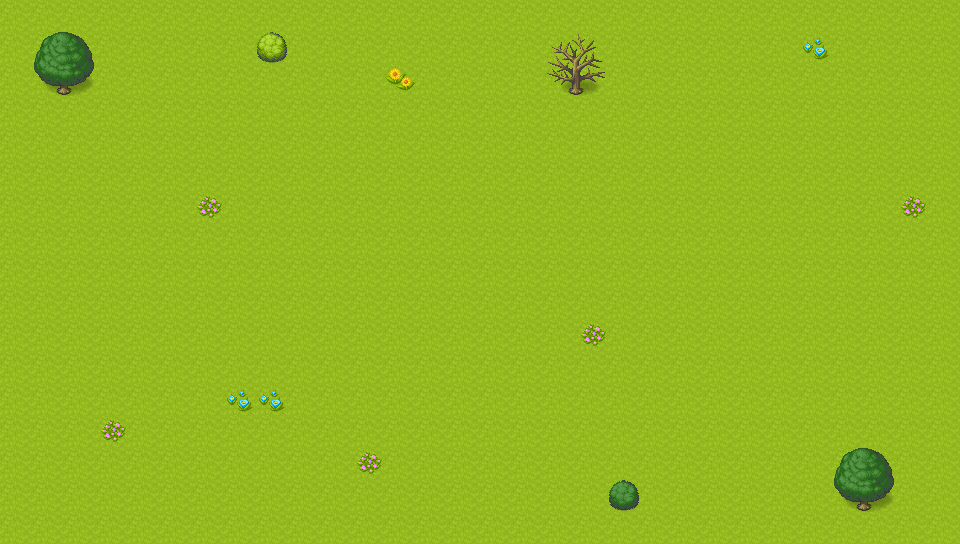

A 2D game scene composited from a Tiled map and its tileset images. What follows is a short description and the map's XML, with every tile layer's data as written:
An orthogonal 30x17 tile map with 32x32 px tiles, 4 tile layers (floor, water, decorations, obstacles), 2 tilesets.

<map version="1.9" tiledversion="1.9.2" orientation="orthogonal" renderorder="right-down" width="30" height="17" tilewidth="32" tileheight="32" infinite="0" nextlayerid="5" nextobjectid="1">
 <tileset firstgid="1" source="[A]Water_pipo.tsx" />
 <tileset firstgid="3073" source="[Base]BaseChip_pipo.tsx" />
 <layer id="1" name="floor" width="30" height="17">
  <data encoding="csv">
3073,3073,3073,3073,3073,3073,3073,3073,3073,3073,3073,3073,3073,3073,3073,3073,3073,3073,3073,3073,3073,3073,3073,3073,3073,3073,3073,3073,3073,3073,
3073,3073,3073,3073,3073,3073,3073,3073,3073,3073,3073,3073,3073,3073,3073,3073,3073,3073,3073,3073,3073,3073,3073,3073,3073,3073,3073,3073,3073,3073,
3073,3073,3073,3073,3073,3073,3073,3073,3073,3073,3073,3073,3073,3073,3073,3073,3073,3073,3073,3073,3073,3073,3073,3073,3073,3073,3073,3073,3073,3073,
3073,3073,3073,3073,3073,3073,3073,3073,3073,3073,3073,3073,3073,3073,3073,3073,3073,3073,3073,3073,3073,3073,3073,3073,3073,3073,3073,3073,3073,3073,
3073,3073,3073,3073,3073,3073,3073,3073,3073,3073,3073,3073,3073,3073,3073,3073,3073,3073,3073,3073,3073,3073,3073,3073,3073,3073,3073,3073,3073,3073,
3073,3073,3073,3073,3073,3073,3073,3073,3073,3073,3073,3073,3073,3073,3073,3073,3073,3073,3073,3073,3073,3073,3073,3073,3073,3073,3073,3073,3073,3073,
3073,3073,3073,3073,3073,3073,3073,3073,3073,3073,3073,3073,3073,3073,3073,3073,3073,3073,3073,3073,3073,3073,3073,3073,3073,3073,3073,3073,3073,3073,
3073,3073,3073,3073,3073,3073,3073,3073,3073,3073,3073,3073,3073,3073,3073,3073,3073,3073,3073,3073,3073,3073,3073,3073,3073,3073,3073,3073,3073,3073,
3073,3073,3073,3073,3073,3073,3073,3073,3073,3073,3073,3073,3073,3073,3073,3073,3073,3073,3073,3073,3073,3073,3073,3073,3073,3073,3073,3073,3073,3073,
3073,3073,3073,3073,3073,3073,3073,3073,3073,3073,3073,3073,3073,3073,3073,3073,3073,3073,3073,3073,3073,3073,3073,3073,3073,3073,3073,3073,3073,3073,
3073,3073,3073,3073,3073,3073,3073,3073,3073,3073,3073,3073,3073,3073,3073,3073,3073,3073,3073,3073,3073,3073,3073,3073,3073,3073,3073,3073,3073,3073,
3073,3073,3073,3073,3073,3073,3073,3073,3073,3073,3073,3073,3073,3073,3073,3073,3073,3073,3073,3073,3073,3073,3073,3073,3073,3073,3073,3073,3073,3073,
3073,3073,3073,3073,3073,3073,3073,3073,3073,3073,3073,3073,3073,3073,3073,3073,3073,3073,3073,3073,3073,3073,3073,3073,3073,3073,3073,3073,3073,3073,
3073,3073,3073,3073,3073,3073,3073,3073,3073,3073,3073,3073,3073,3073,3073,3073,3073,3073,3073,3073,3073,3073,3073,3073,3073,3073,3073,3073,3073,3073,
3073,3073,3073,3073,3073,3073,3073,3073,3073,3073,3073,3073,3073,3073,3073,3073,3073,3073,3073,3073,3073,3073,3073,3073,3073,3073,3073,3073,3073,3073,
3073,3073,3073,3073,3073,3073,3073,3073,3073,3073,3073,3073,3073,3073,3073,3073,3073,3073,3073,3073,3073,3073,3073,3073,3073,3073,3073,3073,3073,3073,
3073,3073,3073,3073,3073,3073,3073,3073,3073,3073,3073,3073,3073,3073,3073,3073,3073,3073,3073,3073,3073,3073,3073,3073,3073,3073,3073,3073,3073,3073
</data>
 </layer>
 <layer id="4" name="water" width="30" height="17">
  <data encoding="csv">
0,0,0,0,0,0,0,0,0,0,0,0,0,0,0,0,0,0,0,0,0,0,0,0,0,0,0,0,0,0,
0,0,0,0,0,0,0,0,0,0,0,0,0,0,0,0,0,0,0,0,0,0,0,0,0,0,0,0,0,0,
0,0,0,0,0,0,0,0,0,0,0,0,0,0,0,0,0,0,0,0,0,0,0,0,0,0,0,0,0,0,
0,0,0,0,0,0,0,0,0,0,0,0,0,0,0,0,0,0,0,0,0,0,0,0,0,0,0,0,0,0,
0,0,0,0,0,0,0,0,0,0,0,0,0,0,0,0,0,0,0,0,0,0,0,0,0,0,0,0,0,0,
0,0,0,0,0,0,0,0,0,0,0,0,0,0,0,0,0,0,0,0,0,0,0,0,0,0,0,0,0,0,
0,0,0,0,0,0,0,0,0,0,0,0,0,0,0,0,0,0,0,0,0,0,0,0,0,0,0,0,0,0,
0,0,0,0,0,0,0,0,0,0,0,0,0,0,0,0,0,0,0,0,0,0,0,0,0,0,0,0,0,0,
0,0,0,0,0,0,0,0,0,0,0,0,0,0,0,0,0,0,0,0,0,0,0,0,0,0,0,0,0,0,
0,0,0,0,0,0,0,0,0,0,0,0,0,0,0,0,0,0,0,0,0,0,0,0,0,0,0,0,0,0,
0,0,0,0,0,0,0,0,0,0,0,0,0,0,0,0,0,0,0,0,0,0,0,0,0,0,0,0,0,0,
0,0,0,0,0,0,0,0,0,0,0,0,0,0,0,0,0,0,0,0,0,0,0,0,0,0,0,0,0,0,
0,0,0,0,0,0,0,0,0,0,0,0,0,0,0,0,0,0,0,0,0,0,0,0,0,0,0,0,0,0,
0,0,0,0,0,0,0,0,0,0,0,0,0,0,0,0,0,0,0,0,0,0,0,0,0,0,0,0,0,0,
0,0,0,0,0,0,0,0,0,0,0,0,0,0,0,0,0,0,0,0,0,0,0,0,0,0,0,0,0,0,
0,0,0,0,0,0,0,0,0,0,0,0,0,0,0,0,0,0,0,0,0,0,0,0,0,0,0,0,0,0,
0,0,0,0,0,0,0,0,0,0,0,0,0,0,0,0,0,0,0,0,0,0,0,0,0,0,0,0,0,0
</data>
 </layer>
 <layer id="3" name="decorations" width="30" height="17">
  <data encoding="csv">
0,0,0,0,0,0,0,0,0,0,0,0,0,0,0,0,0,0,0,0,0,0,0,0,0,0,0,0,0,0,
0,0,0,0,0,0,0,0,0,0,0,0,0,0,0,0,0,0,0,0,0,0,0,0,0,3127,0,0,0,0,
0,0,0,0,0,0,0,0,0,0,0,0,3128,0,0,0,0,0,0,0,0,0,0,0,0,0,0,0,0,0,
0,0,0,0,0,0,0,0,0,0,0,0,0,0,0,0,0,0,0,0,0,0,0,0,0,0,0,0,0,0,
0,0,0,0,0,0,0,0,0,0,0,0,0,0,0,0,0,0,0,0,0,0,0,0,0,0,0,0,0,0,
0,0,0,0,0,0,0,0,0,0,0,0,0,0,0,0,0,0,0,0,0,0,0,0,0,0,0,0,0,0,
0,0,0,0,0,0,3126,0,0,0,0,0,0,0,0,0,0,0,0,0,0,0,0,0,0,0,0,0,3126,0,
0,0,0,0,0,0,0,0,0,0,0,0,0,0,0,0,0,0,0,0,0,0,0,0,0,0,0,0,0,0,
0,0,0,0,0,0,0,0,0,0,0,0,0,0,0,0,0,0,0,0,0,0,0,0,0,0,0,0,0,0,
0,0,0,0,0,0,0,0,0,0,0,0,0,0,0,0,0,0,0,0,0,0,0,0,0,0,0,0,0,0,
0,0,0,0,0,0,0,0,0,0,0,0,0,0,0,0,0,0,3126,0,0,0,0,0,0,0,0,0,0,0,
0,0,0,0,0,0,0,0,0,0,0,0,0,0,0,0,0,0,0,0,0,0,0,0,0,0,0,0,0,0,
0,0,0,0,0,0,0,3127,3127,0,0,0,0,0,0,0,0,0,0,0,0,0,0,0,0,0,0,0,0,0,
0,0,0,3126,0,0,0,0,0,0,0,0,0,0,0,0,0,0,0,0,0,0,0,0,0,0,0,0,0,0,
0,0,0,0,0,0,0,0,0,0,0,3126,0,0,0,0,0,0,0,0,0,0,0,0,0,0,0,0,0,0,
0,0,0,0,0,0,0,0,0,0,0,0,0,0,0,0,0,0,0,0,0,0,0,0,0,0,0,0,0,0,
0,0,0,0,0,0,0,0,0,0,0,0,0,0,0,0,0,0,0,0,0,0,0,0,0,0,0,0,0,0
</data>
 </layer>
 <layer id="2" name="obstacles" width="30" height="17">
  <data encoding="csv">
0,0,0,0,0,0,0,0,0,0,0,0,0,0,0,0,0,0,0,0,0,0,0,0,0,0,0,0,0,0,
0,3083,3084,0,0,0,0,0,3113,0,0,0,0,0,0,0,0,3087,3088,0,0,0,0,0,0,0,0,0,0,0,
0,3091,3092,0,0,0,0,0,0,0,0,0,0,0,0,0,0,3095,3096,0,0,0,0,0,0,0,0,0,0,0,
0,0,0,0,0,0,0,0,0,0,0,0,0,0,0,0,0,0,0,0,0,0,0,0,0,0,0,0,0,0,
0,0,0,0,0,0,0,0,0,0,0,0,0,0,0,0,0,0,0,0,0,0,0,0,0,0,0,0,0,0,
0,0,0,0,0,0,0,0,0,0,0,0,0,0,0,0,0,0,0,0,0,0,0,0,0,0,0,0,0,0,
0,0,0,0,0,0,0,0,0,0,0,0,0,0,0,0,0,0,0,0,0,0,0,0,0,0,0,0,0,0,
0,0,0,0,0,0,0,0,0,0,0,0,0,0,0,0,0,0,0,0,0,0,0,0,0,0,0,0,0,0,
0,0,0,0,0,0,0,0,0,0,0,0,0,0,0,0,0,0,0,0,0,0,0,0,0,0,0,0,0,0,
0,0,0,0,0,0,0,0,0,0,0,0,0,0,0,0,0,0,0,0,0,0,0,0,0,0,0,0,0,0,
0,0,0,0,0,0,0,0,0,0,0,0,0,0,0,0,0,0,0,0,0,0,0,0,0,0,0,0,0,0,
0,0,0,0,0,0,0,0,0,0,0,0,0,0,0,0,0,0,0,0,0,0,0,0,0,0,0,0,0,0,
0,0,0,0,0,0,0,0,0,0,0,0,0,0,0,0,0,0,0,0,0,0,0,0,0,0,0,0,0,0,
0,0,0,0,0,0,0,0,0,0,0,0,0,0,0,0,0,0,0,0,0,0,0,0,0,0,0,0,0,0,
0,0,0,0,0,0,0,0,0,0,0,0,0,0,0,0,0,0,0,0,0,0,0,0,0,0,3083,3084,0,0,
0,0,0,0,0,0,0,0,0,0,0,0,0,0,0,0,0,0,0,3114,0,0,0,0,0,0,3091,3092,0,0,
0,0,0,0,0,0,0,0,0,0,0,0,0,0,0,0,0,0,0,0,0,0,0,0,0,0,0,0,0,0
</data>
 </layer>
</map>
